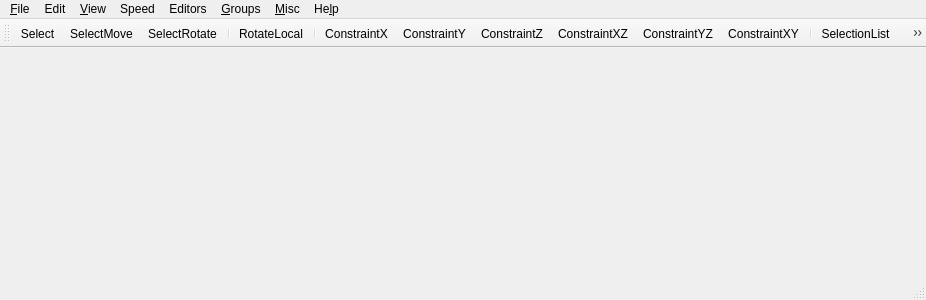
<?xml version="1.0" encoding="UTF-8"?>
<ui version="4.0">
 <class>FredView</class>
 <widget class="QMainWindow" name="FredView">
  <property name="geometry">
   <rect>
    <x>0</x>
    <y>0</y>
    <width>926</width>
    <height>300</height>
   </rect>
  </property>
  <property name="windowTitle">
   <string>qtFRED</string>
  </property>
  <widget class="fso::fred::RenderWidget" name="centralWidget"/>
  <widget class="QMenuBar" name="menuBar">
   <property name="geometry">
    <rect>
     <x>0</x>
     <y>0</y>
     <width>926</width>
     <height>25</height>
    </rect>
   </property>
   <widget class="QMenu" name="menuFile">
    <property name="title">
     <string>&amp;File</string>
    </property>
    <widget class="QMenu" name="menuSave_Format">
     <property name="title">
      <string>Save For&amp;mat</string>
     </property>
     <addaction name="actionFS2_Open"/>
     <addaction name="actionFS2_Retail"/>
    </widget>
    <widget class="QMenu" name="menuImport">
     <property name="title">
      <string>&amp;Import</string>
     </property>
     <addaction name="actionFS1_Mission"/>
     <addaction name="actionFS1_Weapon_Loadouts"/>
    </widget>
    <addaction name="actionNew"/>
    <addaction name="actionOpen"/>
    <addaction name="actionSave"/>
    <addaction name="actionSave_As"/>
    <addaction name="actionRevert"/>
    <addaction name="separator"/>
    <addaction name="menuSave_Format"/>
    <addaction name="menuImport"/>
    <addaction name="separator"/>
    <addaction name="actionRun_FreeSpace_2_Open"/>
    <addaction name="separator"/>
    <addaction name="actionRecent_Files"/>
    <addaction name="separator"/>
    <addaction name="actionExit"/>
   </widget>
   <widget class="QMenu" name="menuEdit">
    <property name="title">
     <string>Edit</string>
    </property>
    <addaction name="actionUndo"/>
    <addaction name="actionDelete"/>
    <addaction name="actionDelete_Wing"/>
    <addaction name="separator"/>
    <addaction name="actionDisable_Undo"/>
   </widget>
   <widget class="QMenu" name="menuView">
    <property name="title">
     <string>&amp;View</string>
    </property>
    <widget class="QMenu" name="menuDisplay_Filter">
     <property name="title">
      <string>&amp;Display Filter</string>
     </property>
     <addaction name="actionShow_Ships"/>
     <addaction name="actionShow_Player_Starts"/>
     <addaction name="actionShow_Waypoints"/>
     <addaction name="separator"/>
     <addaction name="actionShow_Friendly"/>
     <addaction name="actionShow_Hostile"/>
    </widget>
    <widget class="QMenu" name="menuViewpoint">
     <property name="title">
      <string>&amp;Viewpoint</string>
     </property>
     <addaction name="actionCamera"/>
     <addaction name="actionCurrent_Ship"/>
    </widget>
    <addaction name="actionTool_Bar"/>
    <addaction name="actionStatus_Bar"/>
    <addaction name="separator"/>
    <addaction name="menuDisplay_Filter"/>
    <addaction name="separator"/>
    <addaction name="actionHide_Marked_Objects"/>
    <addaction name="actionShow_All_Hidden_Objects"/>
    <addaction name="separator"/>
    <addaction name="actionShow_Ship_Models"/>
    <addaction name="actionShow_Outlines"/>
    <addaction name="actionShow_Coordinates"/>
    <addaction name="actionShow_Grid_Positions"/>
    <addaction name="actionShow_Distances"/>
    <addaction name="actionShow_Model_Paths"/>
    <addaction name="actionShow_Model_Dock_Points"/>
    <addaction name="separator"/>
    <addaction name="actionShow_Grid"/>
    <addaction name="actionShow_Horizon"/>
    <addaction name="actionDouble_Fine_Gridlines"/>
    <addaction name="actionAnti_Aliased_Gridlines"/>
    <addaction name="actionShow_3D_Compass"/>
    <addaction name="actionShow_Background"/>
    <addaction name="separator"/>
    <addaction name="menuViewpoint"/>
    <addaction name="actionSave_Camera_Pos"/>
    <addaction name="actionRestore_Camera_Pos"/>
    <addaction name="separator"/>
    <addaction name="actionLighting_from_Suns"/>
   </widget>
   <widget class="QMenu" name="menuSpeed">
    <property name="title">
     <string>Speed</string>
    </property>
    <widget class="QMenu" name="menuMovement">
     <property name="title">
      <string>&amp;Movement</string>
     </property>
     <addaction name="actionx1"/>
     <addaction name="actionx2"/>
     <addaction name="actionx3"/>
     <addaction name="actionx5"/>
     <addaction name="actionx8"/>
     <addaction name="actionx10"/>
     <addaction name="actionx50"/>
     <addaction name="actionx100"/>
    </widget>
    <widget class="QMenu" name="menuRotation">
     <property name="title">
      <string>&amp;Rotation</string>
     </property>
     <addaction name="actionx1_2"/>
     <addaction name="actionx5_2"/>
     <addaction name="actionx12"/>
     <addaction name="actionx25"/>
     <addaction name="actionx50_2"/>
    </widget>
    <addaction name="menuMovement"/>
    <addaction name="menuRotation"/>
   </widget>
   <widget class="QMenu" name="menuEditors">
    <property name="title">
     <string>Editors</string>
    </property>
    <addaction name="actionShips"/>
    <addaction name="actionWings"/>
    <addaction name="actionObjects"/>
    <addaction name="actionWaypoint_Paths"/>
    <addaction name="actionEvents"/>
    <addaction name="actionTeam_Loadout"/>
    <addaction name="actionBackground"/>
    <addaction name="actionReinforcements"/>
    <addaction name="actionAsteroid_Field"/>
    <addaction name="actionMission_Specs"/>
    <addaction name="actionBriefing"/>
    <addaction name="actionDebriefing"/>
    <addaction name="actionCommand_Briefing"/>
    <addaction name="actionFiction_Viewer"/>
    <addaction name="actionShield_System"/>
    <addaction name="actionSet_Global_Ship_Flags"/>
    <addaction name="actionVoice_Manager"/>
    <addaction name="separator"/>
    <addaction name="actionCampaign"/>
   </widget>
   <widget class="QMenu" name="menuGroups">
    <property name="title">
     <string>&amp;Groups</string>
    </property>
    <widget class="QMenu" name="menuSet_Group">
     <property name="title">
      <string>&amp;Set Group</string>
     </property>
     <addaction name="actionGroup_10"/>
     <addaction name="actionGroup_11"/>
     <addaction name="actionGroup_12"/>
     <addaction name="actionGroup_13"/>
     <addaction name="actionGroup_14"/>
     <addaction name="actionGroup_15"/>
     <addaction name="actionGroup_16"/>
     <addaction name="actionGroup_17"/>
     <addaction name="actionGroup_18"/>
    </widget>
    <addaction name="actionGroup_1"/>
    <addaction name="actionGroup_2"/>
    <addaction name="actionGroup_3"/>
    <addaction name="actionGroup_4"/>
    <addaction name="actionGroup_5"/>
    <addaction name="actionGroup_6"/>
    <addaction name="actionGroup_7"/>
    <addaction name="actionGroup_8"/>
    <addaction name="actionGroup_9"/>
    <addaction name="separator"/>
    <addaction name="menuSet_Group"/>
   </widget>
   <widget class="QMenu" name="menuMisc">
    <property name="title">
     <string>&amp;Misc</string>
    </property>
    <addaction name="actionLevel_Object"/>
    <addaction name="actionAlign_Object"/>
    <addaction name="actionMark_Wing"/>
    <addaction name="actionControl_Object"/>
    <addaction name="actionNext_Object"/>
    <addaction name="actionPrev_Object"/>
    <addaction name="actionAdjust_Grid"/>
    <addaction name="actionNext_Subsystem"/>
    <addaction name="actionPrev_Subsystem"/>
    <addaction name="actionCancel_Subsystem"/>
    <addaction name="actionMission_Statistics"/>
    <addaction name="separator"/>
    <addaction name="actionError_Checker"/>
   </widget>
   <widget class="QMenu" name="menuHelp">
    <property name="title">
     <string>He&amp;lp</string>
    </property>
    <addaction name="actionHelp_Topics"/>
    <addaction name="actionShow_SEXP_Help"/>
    <addaction name="separator"/>
    <addaction name="actionAbout_FRED2"/>
   </widget>
   <addaction name="menuFile"/>
   <addaction name="menuEdit"/>
   <addaction name="menuView"/>
   <addaction name="menuSpeed"/>
   <addaction name="menuEditors"/>
   <addaction name="menuGroups"/>
   <addaction name="menuMisc"/>
   <addaction name="menuHelp"/>
  </widget>
  <widget class="QStatusBar" name="statusBar"/>
  <widget class="QxToolBar" name="toolBar">
   <property name="windowTitle">
    <string>toolBar</string>
   </property>
   <attribute name="toolBarArea">
    <enum>TopToolBarArea</enum>
   </attribute>
   <attribute name="toolBarBreak">
    <bool>false</bool>
   </attribute>
   <addaction name="actionSelect"/>
   <addaction name="actionSelectMove"/>
   <addaction name="actionSelectRotate"/>
   <addaction name="separator"/>
   <addaction name="actionRotateLocal"/>
   <addaction name="separator"/>
   <addaction name="actionConstraintX"/>
   <addaction name="actionConstraintY"/>
   <addaction name="actionConstraintZ"/>
   <addaction name="actionConstraintXZ"/>
   <addaction name="actionConstraintYZ"/>
   <addaction name="actionConstraintXY"/>
   <addaction name="separator"/>
   <addaction name="actionSelectionList"/>
   <addaction name="actionSelectionLock"/>
   <addaction name="separator"/>
   <addaction name="actionWingForm"/>
   <addaction name="actionWingDisband"/>
   <addaction name="separator"/>
   <addaction name="actionZoomSelected"/>
   <addaction name="actionZoomExtents"/>
   <addaction name="separator"/>
   <addaction name="actionShowDistances"/>
   <addaction name="actionOrbitSelected"/>
   <addaction name="separator"/>
  </widget>
  <action name="actionSelect">
   <property name="icon">
    <iconset resource="../resources/resources.qrc">
     <normaloff>:/images/select.png</normaloff>:/images/select.png</iconset>
   </property>
   <property name="text">
    <string>Select</string>
   </property>
   <property name="toolTip">
    <string>Select (S)</string>
   </property>
   <property name="shortcut">
    <string>S</string>
   </property>
  </action>
  <action name="actionSelectMove">
   <property name="icon">
    <iconset resource="../resources/resources.qrc">
     <normaloff>:/images/selectmove.png</normaloff>:/images/selectmove.png</iconset>
   </property>
   <property name="text">
    <string>SelectMove</string>
   </property>
   <property name="toolTip">
    <string>Select and Move (M)</string>
   </property>
   <property name="shortcut">
    <string>M</string>
   </property>
  </action>
  <action name="actionSelectRotate">
   <property name="icon">
    <iconset resource="../resources/resources.qrc">
     <normaloff>:/images/selectrot.png</normaloff>:/images/selectrot.png</iconset>
   </property>
   <property name="text">
    <string>SelectRotate</string>
   </property>
   <property name="toolTip">
    <string>Select and Rotate</string>
   </property>
   <property name="shortcut">
    <string>R</string>
   </property>
  </action>
  <action name="actionRotateLocal">
   <property name="checkable">
    <bool>true</bool>
   </property>
   <property name="icon">
    <iconset resource="../resources/resources.qrc">
     <normaloff>:/images/rotlocal.png</normaloff>:/images/rotlocal.png</iconset>
   </property>
   <property name="text">
    <string>RotateLocal</string>
   </property>
   <property name="toolTip">
    <string>Rotate Locally (X)</string>
   </property>
   <property name="shortcut">
    <string>X</string>
   </property>
  </action>
  <action name="actionConstraintX">
   <property name="checkable">
    <bool>true</bool>
   </property>
   <property name="icon">
    <iconset resource="../resources/resources.qrc">
     <normaloff>:/images/constx.png</normaloff>:/images/constx.png</iconset>
   </property>
   <property name="text">
    <string>ConstraintX</string>
   </property>
   <property name="toolTip">
    <string>X Constraint (`)</string>
   </property>
  </action>
  <action name="actionConstraintY">
   <property name="checkable">
    <bool>true</bool>
   </property>
   <property name="icon">
    <iconset resource="../resources/resources.qrc">
     <normaloff>:/images/consty.png</normaloff>:/images/consty.png</iconset>
   </property>
   <property name="text">
    <string>ConstraintY</string>
   </property>
   <property name="toolTip">
    <string>Y Constraint (`)</string>
   </property>
  </action>
  <action name="actionConstraintZ">
   <property name="checkable">
    <bool>true</bool>
   </property>
   <property name="icon">
    <iconset resource="../resources/resources.qrc">
     <normaloff>:/images/constz.png</normaloff>:/images/constz.png</iconset>
   </property>
   <property name="text">
    <string>ConstraintZ</string>
   </property>
   <property name="toolTip">
    <string>Z Constraint (`)</string>
   </property>
  </action>
  <action name="actionConstraintXZ">
   <property name="checkable">
    <bool>true</bool>
   </property>
   <property name="icon">
    <iconset resource="../resources/resources.qrc">
     <normaloff>:/images/constxz.png</normaloff>:/images/constxz.png</iconset>
   </property>
   <property name="text">
    <string>ConstraintXZ</string>
   </property>
   <property name="toolTip">
    <string>XZ Constraint (`)</string>
   </property>
  </action>
  <action name="actionConstraintYZ">
   <property name="checkable">
    <bool>true</bool>
   </property>
   <property name="icon">
    <iconset resource="../resources/resources.qrc">
     <normaloff>:/images/constyz.png</normaloff>:/images/constyz.png</iconset>
   </property>
   <property name="text">
    <string>ConstraintYZ</string>
   </property>
   <property name="toolTip">
    <string>YZ Constraint</string>
   </property>
  </action>
  <action name="actionConstraintXY">
   <property name="checkable">
    <bool>true</bool>
   </property>
   <property name="icon">
    <iconset resource="../resources/resources.qrc">
     <normaloff>:/images/constxy.png</normaloff>:/images/constxy.png</iconset>
   </property>
   <property name="text">
    <string>ConstraintXY</string>
   </property>
   <property name="toolTip">
    <string>XY Constaint (`)</string>
   </property>
  </action>
  <action name="actionSelectionList">
   <property name="icon">
    <iconset resource="../resources/resources.qrc">
     <normaloff>:/images/selectlist.png</normaloff>:/images/selectlist.png</iconset>
   </property>
   <property name="text">
    <string>SelectionList</string>
   </property>
   <property name="toolTip">
    <string>Selection List (H)</string>
   </property>
   <property name="shortcut">
    <string>H</string>
   </property>
  </action>
  <action name="actionSelectionLock">
   <property name="checkable">
    <bool>true</bool>
   </property>
   <property name="icon">
    <iconset resource="../resources/resources.qrc">
     <normaloff>:/images/selectlock.png</normaloff>:/images/selectlock.png</iconset>
   </property>
   <property name="text">
    <string>SelectionLock</string>
   </property>
   <property name="toolTip">
    <string>Selection Lock (L)</string>
   </property>
   <property name="shortcut">
    <string>L</string>
   </property>
  </action>
  <action name="actionWingForm">
   <property name="icon">
    <iconset resource="../resources/resources.qrc">
     <normaloff>:/images/wingform.png</normaloff>:/images/wingform.png</iconset>
   </property>
   <property name="text">
    <string>WingForm</string>
   </property>
   <property name="toolTip">
    <string>Form Wing (Ctrl + W)</string>
   </property>
   <property name="shortcut">
    <string>Ctrl+W</string>
   </property>
  </action>
  <action name="actionWingDisband">
   <property name="icon">
    <iconset resource="../resources/resources.qrc">
     <normaloff>:/images/wingdisband.png</normaloff>:/images/wingdisband.png</iconset>
   </property>
   <property name="text">
    <string>WingDisband</string>
   </property>
   <property name="toolTip">
    <string>Disband Wing (Ctrl + D)</string>
   </property>
   <property name="shortcut">
    <string>Ctrl+D</string>
   </property>
  </action>
  <action name="actionZoomSelected">
   <property name="icon">
    <iconset resource="../resources/resources.qrc">
     <normaloff>:/images/zoomsel.png</normaloff>:/images/zoomsel.png</iconset>
   </property>
   <property name="text">
    <string>ZoomSelected</string>
   </property>
   <property name="toolTip">
    <string>Zoom on Selected (Alt + Z)</string>
   </property>
  </action>
  <action name="actionZoomExtents">
   <property name="icon">
    <iconset resource="../resources/resources.qrc">
     <normaloff>:/images/zoomext.png</normaloff>:/images/zoomext.png</iconset>
   </property>
   <property name="text">
    <string>ZoomExtents</string>
   </property>
   <property name="toolTip">
    <string>Zoom Extents (Shift + Z)</string>
   </property>
   <property name="shortcut">
    <string>Shift+Z</string>
   </property>
  </action>
  <action name="actionShowDistances">
   <property name="icon">
    <iconset resource="../resources/resources.qrc">
     <normaloff>:/images/showdist.png</normaloff>:/images/showdist.png</iconset>
   </property>
   <property name="text">
    <string>ShowDistances</string>
   </property>
   <property name="toolTip">
    <string>Show Distances (D)</string>
   </property>
   <property name="shortcut">
    <string>D</string>
   </property>
  </action>
  <action name="actionOrbitSelected">
   <property name="icon">
    <iconset resource="../resources/resources.qrc">
     <normaloff>:/images/orbitsel.png</normaloff>:/images/orbitsel.png</iconset>
   </property>
   <property name="text">
    <string>OrbitSelected</string>
   </property>
   <property name="toolTip">
    <string>Rotate about Selected (Ctrl + V)</string>
   </property>
   <property name="shortcut">
    <string>Ctrl+V</string>
   </property>
  </action>
  <action name="actionNew">
   <property name="text">
    <string>&amp;New</string>
   </property>
  </action>
  <action name="actionOpen">
   <property name="text">
    <string>&amp;Open...</string>
   </property>
  </action>
  <action name="actionSave">
   <property name="text">
    <string>&amp;Save</string>
   </property>
  </action>
  <action name="actionSave_As">
   <property name="text">
    <string>Sa&amp;ve As...</string>
   </property>
  </action>
  <action name="actionRevert">
   <property name="text">
    <string>&amp;Revert</string>
   </property>
  </action>
  <action name="actionFS2_Open">
   <property name="text">
    <string>&amp;FS2 Open</string>
   </property>
  </action>
  <action name="actionFS2_Retail">
   <property name="text">
    <string>FS2 &amp;Retail</string>
   </property>
  </action>
  <action name="actionFS1_Mission">
   <property name="text">
    <string>&amp;FS1 Mission</string>
   </property>
  </action>
  <action name="actionFS1_Weapon_Loadouts">
   <property name="text">
    <string>FS1 &amp;Weapon Loadouts</string>
   </property>
  </action>
  <action name="actionRun_FreeSpace_2_Open">
   <property name="text">
    <string>Run &amp;FreeSpace</string>
   </property>
  </action>
  <action name="actionRecent_Files">
   <property name="text">
    <string>Re&amp;cent Files</string>
   </property>
  </action>
  <action name="actionExit">
   <property name="text">
    <string>&amp;Exit</string>
   </property>
  </action>
  <action name="actionUndo">
   <property name="text">
    <string>&amp;Undo</string>
   </property>
  </action>
  <action name="actionDelete">
   <property name="text">
    <string>&amp;Delete</string>
   </property>
  </action>
  <action name="actionDelete_Wing">
   <property name="text">
    <string>Delete &amp;Wing</string>
   </property>
  </action>
  <action name="actionDisable_Undo">
   <property name="text">
    <string>D&amp;isable Undo</string>
   </property>
  </action>
  <action name="actionTool_Bar">
   <property name="text">
    <string>&amp;Tool Bar</string>
   </property>
  </action>
  <action name="actionStatus_Bar">
   <property name="text">
    <string>&amp;Status Bar</string>
   </property>
  </action>
  <action name="actionShow_Ships">
   <property name="text">
    <string>&amp;Show Ships</string>
   </property>
  </action>
  <action name="actionShow_Player_Starts">
   <property name="text">
    <string>Show &amp;Player Starts</string>
   </property>
  </action>
  <action name="actionShow_Waypoints">
   <property name="text">
    <string>Show &amp;Waypoints</string>
   </property>
  </action>
  <action name="actionShow_Friendly">
   <property name="text">
    <string>Show &amp;Friendly</string>
   </property>
  </action>
  <action name="actionShow_Hostile">
   <property name="text">
    <string>Show &amp;Hostile</string>
   </property>
  </action>
  <action name="actionHide_Marked_Objects">
   <property name="text">
    <string>&amp;Hide Marked Objects</string>
   </property>
  </action>
  <action name="actionShow_All_Hidden_Objects">
   <property name="text">
    <string>Sho&amp;w Hidden Objects</string>
   </property>
  </action>
  <action name="actionShow_Ship_Models">
   <property name="text">
    <string>Show Ship Models</string>
   </property>
  </action>
  <action name="actionShow_Outlines">
   <property name="text">
    <string>Show &amp;Outlines</string>
   </property>
  </action>
  <action name="actionShow_Coordinates">
   <property name="text">
    <string>Show &amp;Coordinates</string>
   </property>
  </action>
  <action name="actionShow_Grid_Positions">
   <property name="text">
    <string>Show &amp;Grid Positions</string>
   </property>
  </action>
  <action name="actionShow_Distances">
   <property name="text">
    <string>Show D&amp;istances</string>
   </property>
  </action>
  <action name="actionShow_Model_Paths">
   <property name="text">
    <string>Show &amp;Model Paths</string>
   </property>
  </action>
  <action name="actionShow_Model_Dock_Points">
   <property name="text">
    <string>Show Model Doc&amp;k Points</string>
   </property>
  </action>
  <action name="actionShow_Grid">
   <property name="text">
    <string>Show Grid</string>
   </property>
  </action>
  <action name="actionShow_Horizon">
   <property name="text">
    <string>Show Hori&amp;zon</string>
   </property>
  </action>
  <action name="actionDouble_Fine_Gridlines">
   <property name="text">
    <string>Double &amp;Fine Gridlines</string>
   </property>
  </action>
  <action name="actionAnti_Aliased_Gridlines">
   <property name="text">
    <string>&amp;Anti-Aliased Gridlines</string>
   </property>
  </action>
  <action name="actionShow_3D_Compass">
   <property name="text">
    <string>Show &amp;3D Compass</string>
   </property>
  </action>
  <action name="actionShow_Background">
   <property name="text">
    <string>Show &amp;Background</string>
   </property>
  </action>
  <action name="actionSave_Camera_Pos">
   <property name="text">
    <string>Save Camera &amp;Pos</string>
   </property>
  </action>
  <action name="actionRestore_Camera_Pos">
   <property name="text">
    <string>&amp;Restore Camera Pos</string>
   </property>
  </action>
  <action name="actionLighting_from_Suns">
   <property name="text">
    <string>&amp;Lighting from Suns...</string>
   </property>
  </action>
  <action name="actionCamera">
   <property name="text">
    <string>&amp;Camera</string>
   </property>
  </action>
  <action name="actionCurrent_Ship">
   <property name="text">
    <string>Current &amp;Ship</string>
   </property>
  </action>
  <action name="actionx1">
   <property name="text">
    <string>&amp;x1</string>
   </property>
  </action>
  <action name="actionx2">
   <property name="text">
    <string>x&amp;2</string>
   </property>
  </action>
  <action name="actionx3">
   <property name="text">
    <string>x&amp;3</string>
   </property>
  </action>
  <action name="actionx5">
   <property name="text">
    <string>x&amp;5</string>
   </property>
  </action>
  <action name="actionx8">
   <property name="text">
    <string>x&amp;8</string>
   </property>
  </action>
  <action name="actionx10">
   <property name="text">
    <string>x&amp;10</string>
   </property>
  </action>
  <action name="actionx50">
   <property name="text">
    <string>x5&amp;0</string>
   </property>
  </action>
  <action name="actionx100">
   <property name="text">
    <string>x100</string>
   </property>
  </action>
  <action name="actionx1_2">
   <property name="text">
    <string>&amp;x1</string>
   </property>
  </action>
  <action name="actionx5_2">
   <property name="text">
    <string>x&amp;5</string>
   </property>
  </action>
  <action name="actionx12">
   <property name="text">
    <string>x&amp;12</string>
   </property>
  </action>
  <action name="actionx25">
   <property name="text">
    <string>x&amp;25</string>
   </property>
  </action>
  <action name="actionx50_2">
   <property name="text">
    <string>x5&amp;0</string>
   </property>
  </action>
  <action name="actionShips">
   <property name="text">
    <string>&amp;Ships</string>
   </property>
  </action>
  <action name="actionWings">
   <property name="text">
    <string>&amp;Wings</string>
   </property>
  </action>
  <action name="actionObjects">
   <property name="text">
    <string>&amp;Objects</string>
   </property>
  </action>
  <action name="actionWaypoint_Paths">
   <property name="text">
    <string>Waypoint &amp;Paths</string>
   </property>
  </action>
  <action name="actionEvents">
   <property name="text">
    <string>&amp;Events</string>
   </property>
  </action>
  <action name="actionTeam_Loadout">
   <property name="text">
    <string>&amp;Team Loadout</string>
   </property>
  </action>
  <action name="actionBackground">
   <property name="text">
    <string>&amp;Background</string>
   </property>
  </action>
  <action name="actionReinforcements">
   <property name="text">
    <string>&amp;Reinforcements</string>
   </property>
  </action>
  <action name="actionAsteroid_Field">
   <property name="text">
    <string>&amp;Asteroid Field</string>
   </property>
  </action>
  <action name="actionMission_Specs">
   <property name="text">
    <string>&amp;Mission Specs</string>
   </property>
  </action>
  <action name="actionBriefing">
   <property name="text">
    <string>Br&amp;iefing</string>
   </property>
  </action>
  <action name="actionDebriefing">
   <property name="text">
    <string>&amp;Debriefing</string>
   </property>
  </action>
  <action name="actionCommand_Briefing">
   <property name="text">
    <string>&amp;Command Briefing</string>
   </property>
  </action>
  <action name="actionFiction_Viewer">
   <property name="text">
    <string>&amp;Fiction Viewer</string>
   </property>
  </action>
  <action name="actionShield_System">
   <property name="text">
    <string>Shie&amp;ld System</string>
   </property>
  </action>
  <action name="actionSet_Global_Ship_Flags">
   <property name="text">
    <string>Set &amp;Global Ship Flags</string>
   </property>
  </action>
  <action name="actionVoice_Manager">
   <property name="text">
    <string>&amp;Voice Manager</string>
   </property>
  </action>
  <action name="actionCampaign">
   <property name="text">
    <string>Campaig&amp;n</string>
   </property>
  </action>
  <action name="actionGroup_1">
   <property name="text">
    <string>&amp;Group 1</string>
   </property>
  </action>
  <action name="actionGroup_2">
   <property name="text">
    <string>Group &amp;2</string>
   </property>
  </action>
  <action name="actionGroup_3">
   <property name="text">
    <string>Group &amp;3</string>
   </property>
  </action>
  <action name="actionGroup_4">
   <property name="text">
    <string>Group &amp;4</string>
   </property>
  </action>
  <action name="actionGroup_5">
   <property name="text">
    <string>Group &amp;5</string>
   </property>
  </action>
  <action name="actionGroup_6">
   <property name="text">
    <string>Group &amp;6</string>
   </property>
  </action>
  <action name="actionGroup_7">
   <property name="text">
    <string>Group &amp;7</string>
   </property>
  </action>
  <action name="actionGroup_8">
   <property name="text">
    <string>Group &amp;8</string>
   </property>
  </action>
  <action name="actionGroup_9">
   <property name="text">
    <string>Group &amp;9</string>
   </property>
  </action>
  <action name="actionSet_Group">
   <property name="text">
    <string>Set Group</string>
   </property>
  </action>
  <action name="actionGroup_10">
   <property name="text">
    <string>&amp;Group 1</string>
   </property>
  </action>
  <action name="actionGroup_11">
   <property name="text">
    <string>Group &amp;2</string>
   </property>
  </action>
  <action name="actionGroup_12">
   <property name="text">
    <string>Group &amp;3</string>
   </property>
  </action>
  <action name="actionGroup_13">
   <property name="text">
    <string>Group &amp;4</string>
   </property>
  </action>
  <action name="actionGroup_14">
   <property name="text">
    <string>Group &amp;5</string>
   </property>
  </action>
  <action name="actionGroup_15">
   <property name="text">
    <string>Group &amp;6</string>
   </property>
  </action>
  <action name="actionGroup_16">
   <property name="text">
    <string>Group &amp;7</string>
   </property>
  </action>
  <action name="actionGroup_17">
   <property name="text">
    <string>Group &amp;8</string>
   </property>
  </action>
  <action name="actionGroup_18">
   <property name="text">
    <string>Group &amp;9</string>
   </property>
  </action>
  <action name="actionLevel_Object">
   <property name="text">
    <string>&amp;Level Object</string>
   </property>
  </action>
  <action name="actionAlign_Object">
   <property name="text">
    <string>&amp;Align Object</string>
   </property>
  </action>
  <action name="actionMark_Wing">
   <property name="text">
    <string>&amp;Mark Wing</string>
   </property>
  </action>
  <action name="actionControl_Object">
   <property name="text">
    <string>&amp;Control Object</string>
   </property>
  </action>
  <action name="actionNext_Object">
   <property name="text">
    <string>&amp;Next Object</string>
   </property>
  </action>
  <action name="actionPrev_Object">
   <property name="text">
    <string>&amp;Prev Object</string>
   </property>
  </action>
  <action name="actionAdjust_Grid">
   <property name="text">
    <string>Adjust &amp;Grid</string>
   </property>
  </action>
  <action name="actionNext_Subsystem">
   <property name="text">
    <string>Ne&amp;xt Subsystem</string>
   </property>
  </action>
  <action name="actionPrev_Subsystem">
   <property name="text">
    <string>P&amp;rev Subsystem</string>
   </property>
  </action>
  <action name="actionCancel_Subsystem">
   <property name="text">
    <string>Cancel S&amp;ubsystem</string>
   </property>
  </action>
  <action name="actionMission_Statistics">
   <property name="text">
    <string>M&amp;ission Statistics</string>
   </property>
  </action>
  <action name="actionError_Checker">
   <property name="text">
    <string>&amp;Error Checker</string>
   </property>
  </action>
  <action name="actionHelp_Topics">
   <property name="text">
    <string>&amp;Help Topics</string>
   </property>
  </action>
  <action name="actionShow_SEXP_Help">
   <property name="text">
    <string>&amp;Show SEXP Help</string>
   </property>
  </action>
  <action name="actionAbout_FRED2">
   <property name="text">
    <string>&amp;About qtFRED...</string>
   </property>
  </action>
 </widget>
 <layoutdefault spacing="6" margin="11"/>
 <customwidgets>
  <customwidget>
   <class>fso::fred::RenderWidget</class>
   <extends>QWidget</extends>
   <header>ui/renderwidget.h</header>
   <container>1</container>
  </customwidget>
  <customwidget>
   <class>QxToolBar</class>
   <extends>QToolBar</extends>
   <header location="global">qxtoolbar.h</header>
  </customwidget>
 </customwidgets>
 <resources>
  <include location="../resources/resources.qrc"/>
 </resources>
 <connections/>
</ui>
